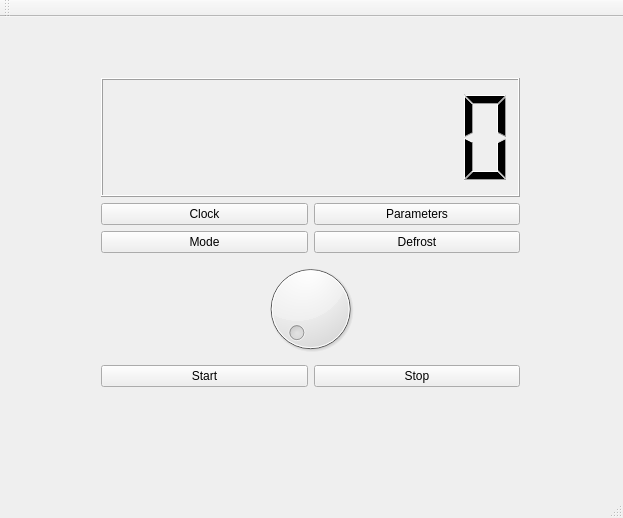
<?xml version="1.0" encoding="UTF-8"?>
<ui version="4.0">
 <class>MainWindow</class>
 <widget class="QMainWindow" name="MainWindow">
  <property name="geometry">
   <rect>
    <x>0</x>
    <y>0</y>
    <width>623</width>
    <height>518</height>
   </rect>
  </property>
  <property name="windowTitle">
   <string>MainWindow</string>
  </property>
  <widget class="QWidget" name="centralWidget">
   <widget class="QWidget" name="layoutWidget">
    <property name="geometry">
     <rect>
      <x>90</x>
      <y>50</y>
      <width>441</width>
      <height>331</height>
     </rect>
    </property>
    <layout class="QVBoxLayout" name="verticalLayout_4">
     <item>
      <widget class="QLCDNumber" name="lcdNumber">
       <property name="digitCount">
        <number>8</number>
       </property>
      </widget>
     </item>
     <item>
      <layout class="QVBoxLayout" name="verticalLayout_3">
       <item>
        <layout class="QVBoxLayout" name="verticalLayout_2">
         <item>
          <layout class="QVBoxLayout" name="verticalLayout">
           <item>
            <layout class="QHBoxLayout" name="horizontalLayout">
             <item>
              <widget class="QPushButton" name="clockButton">
               <property name="text">
                <string>Clock</string>
               </property>
              </widget>
             </item>
             <item>
              <widget class="QPushButton" name="paramButton">
               <property name="text">
                <string>Parameters</string>
               </property>
              </widget>
             </item>
            </layout>
           </item>
           <item>
            <layout class="QHBoxLayout" name="horizontalLayout_2">
             <item>
              <widget class="QPushButton" name="modeButton">
               <property name="text">
                <string>Mode</string>
               </property>
              </widget>
             </item>
             <item>
              <widget class="QPushButton" name="defrostButton">
               <property name="text">
                <string>Defrost</string>
               </property>
              </widget>
             </item>
            </layout>
           </item>
          </layout>
         </item>
        </layout>
       </item>
       <item>
        <widget class="QDial" name="dial"/>
       </item>
       <item>
        <layout class="QHBoxLayout" name="horizontalLayout_3">
         <item>
          <widget class="QPushButton" name="startButton">
           <property name="text">
            <string>Start</string>
           </property>
          </widget>
         </item>
         <item>
          <widget class="QPushButton" name="stopButton">
           <property name="text">
            <string>Stop</string>
           </property>
          </widget>
         </item>
        </layout>
       </item>
      </layout>
     </item>
    </layout>
   </widget>
  </widget>
  <widget class="QMenuBar" name="menuBar">
   <property name="geometry">
    <rect>
     <x>0</x>
     <y>0</y>
     <width>623</width>
     <height>27</height>
    </rect>
   </property>
  </widget>
  <widget class="QToolBar" name="mainToolBar">
   <attribute name="toolBarArea">
    <enum>TopToolBarArea</enum>
   </attribute>
   <attribute name="toolBarBreak">
    <bool>false</bool>
   </attribute>
  </widget>
  <widget class="QStatusBar" name="statusBar"/>
 </widget>
 <layoutdefault spacing="6" margin="11"/>
 <resources/>
 <connections/>
</ui>
